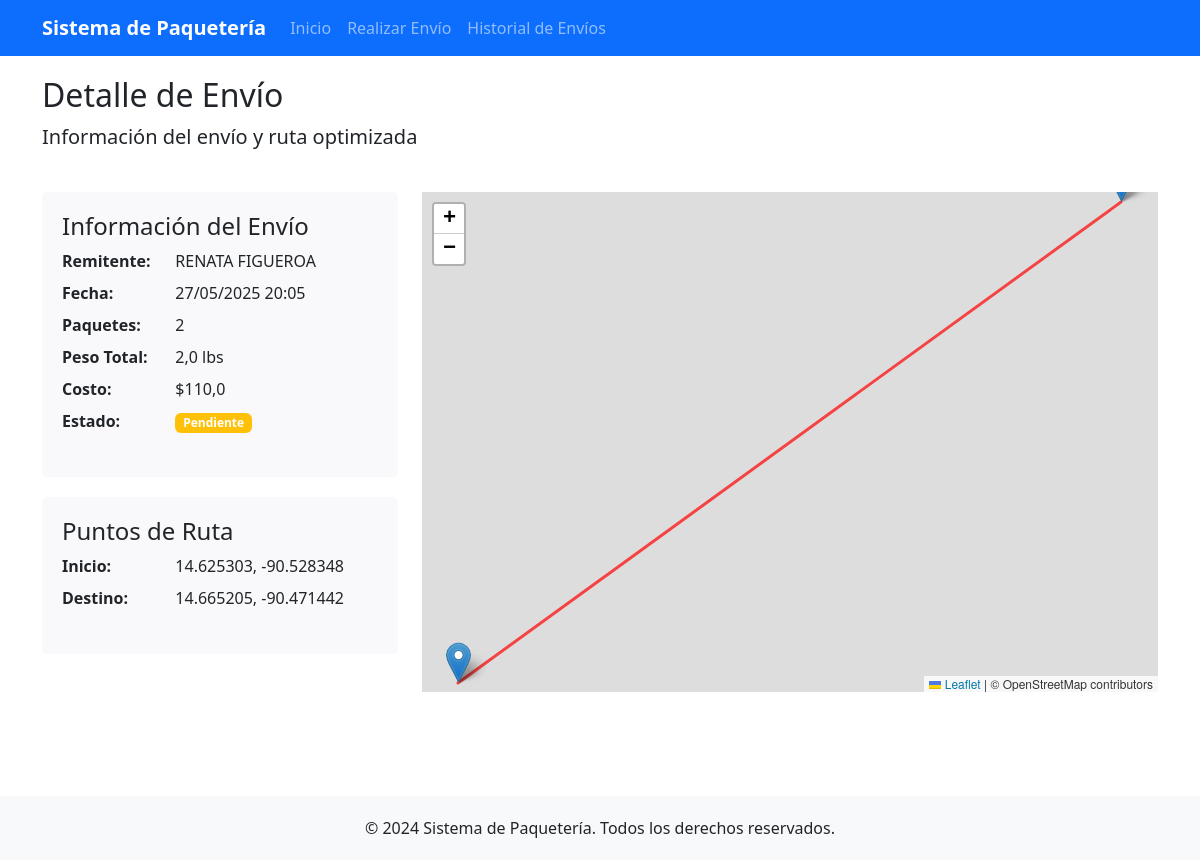
The app's page /detalle-ruta/7/ with its own data.
### paqueteria/models.py (models this page shows, shortened)
class Envio(models.Model):
    ESTADOS = [
        ('pendiente', 'Pendiente'),
        ('en_proceso', 'En Proceso'),
        ('completado', 'Completado'),
        ('cancelado', 'Cancelado')
    ]
    remitente = models.CharField(max_length=100, verbose_name="Remitente")
    num_paquetes = models.IntegerField(verbose_name="Número de Paquetes")
    peso_total = models.FloatField(verbose_name="Peso Total (lbs)")
    costo = models.FloatField(verbose_name="Costo Total")
    fecha_creacion = models.DateTimeField(auto_now_add=True, verbose_name="Fecha de Creación")
    punto_inicio = models.CharField(max_length=200, verbose_name="Punto de Inicio")
    punto_fin = models.CharField(max_length=200, verbose_name="Punto de Destino")
    coordenadas_inicio = models.CharField(max_length=100, verbose_name="Coordenadas de Inicio")
    coordenadas_fin = models.CharField(max_length=100, verbose_name="Coordenadas de Destino")
    ruta_optimizada = models.JSONField(null=True, blank=True, verbose_name="Ruta Optimizada")
    estado = models.CharField(max_length=20, choices=ESTADOS, default='pendiente', verbose_name="Estado")
    class Meta:
        verbose_name = "Envío"
        verbose_name_plural = "Envíos"
        ordering = ['-fecha_creacion']

### paqueteria/views.py (the view)
# urls.py: path('detalle-ruta/<int:pk>/', views.DetalleRutaView.as_view(), name='detalle_ruta'),
class DetalleRutaView(DetailView):
    model = Envio
    template_name = 'paqueteria/detalle_ruta.html'
    context_object_name = 'envio'
    def get_context_data(self, **kwargs):
        context = super().get_context_data(**kwargs)
        context['titulo'] = 'Detalle de Envío'
        return context

### templates/paqueteria/detalle_ruta.html (shortened to what this page needs)
{% extends 'paqueteria/base.html' %}
{% block content %}
<div class="row">
    <div class="col-md-12 mb-4">
        <h2>Detalle de Envío</h2>
        <p class="lead">Información del envío y ruta optimizada</p>
    </div>
</div>
<div class="row">
    <div class="col-md-4">
        <div class="info-card">
            <h4>Información del Envío</h4>
            <dl class="row">
                <dt class="col-sm-4">Remitente:</dt>
                <dd class="col-sm-8">{{ envio.remitente }}</dd>
                <dt class="col-sm-4">Fecha:</dt>
                <dd class="col-sm-8">{{ envio.fecha_creacion|date:"d/m/Y H:i" }}</dd>
                <dt class="col-sm-4">Paquetes:</dt>
                <dd class="col-sm-8">{{ envio.num_paquetes }}</dd>
                <dt class="col-sm-4">Peso Total:</dt>
                <dd class="col-sm-8">{{ envio.peso_total }} lbs</dd>
                <dt class="col-sm-4">Costo:</dt>
                <dd class="col-sm-8">${{ envio.costo }}</dd>
                <dt class="col-sm-4">Estado:</dt>
                <dd class="col-sm-8">
                    <span class="badge {% if envio.estado == 'pendiente' %}bg-warning{% elif envio.estado == 'completado' %}bg-success{% else %}bg-info{% endif %}">
                        {{ envio.get_estado_display }}
                    </span>
                </dd>
            </dl>
        </div>
        <div class="info-card">
            <h4>Puntos de Ruta</h4>
            <dl class="row">
                <dt class="col-sm-4">Inicio:</dt>
                <dd class="col-sm-8">{{ envio.punto_inicio }}</dd>
                <dt class="col-sm-4">Destino:</dt>
                <dd class="col-sm-8">{{ envio.punto_fin }}</dd>
            </dl>
        </div>
    </div>
    <div class="col-md-8">
        <div id="map"
             data-ruta-optimizada="{% if envio.ruta_optimizada %}true{% else %}false{% endif %}"
             data-coordenadas-ruta='{% if envio.ruta_optimizada %}{{ envio.ruta_optimizada.coordenadas|safe }}{% else %}null{% endif %}'>
        </div>
    </div>
</div>
{% endblock %}

### templates/paqueteria/detalle_ruta.html (style rules this page uses)
#map { height: 500px; width: 100%; margin-bottom: 20px; }
.info-card { background-color: #f9f8fa; padding: 20px; border-radius: 5px; margin-bottom: 20px; }

### records on screen
Envio: remitente "RENATA FIGUEROA", fecha_creacion "27/05/2025 20:05", num_paquetes "2", peso_total "2,0", costo "110,0", estado "Pendiente", punto_inicio "14.625303, -90.528348", punto_fin "14.665205, -90.471442"
